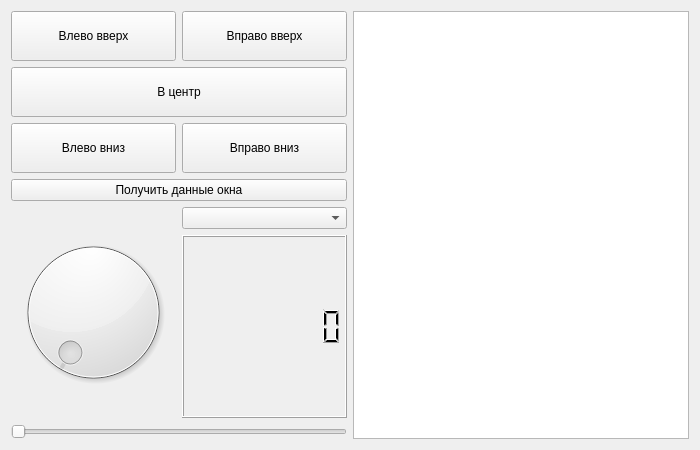
<?xml version="1.0" encoding="UTF-8"?>
<ui version="4.0">
 <class>Form</class>
 <widget class="QWidget" name="Form">
  <property name="geometry">
   <rect>
    <x>0</x>
    <y>0</y>
    <width>700</width>
    <height>450</height>
   </rect>
  </property>
  <property name="minimumSize">
   <size>
    <width>700</width>
    <height>450</height>
   </size>
  </property>
  <property name="windowTitle">
   <string>Form</string>
  </property>
  <layout class="QHBoxLayout" name="horizontalLayout_4">
   <item>
    <layout class="QVBoxLayout" name="verticalLayout_3">
     <item>
      <layout class="QVBoxLayout" name="verticalLayout_2">
       <item>
        <layout class="QHBoxLayout" name="horizontalLayout">
         <item>
          <widget class="QPushButton" name="pushButtonLT">
           <property name="minimumSize">
            <size>
             <width>0</width>
             <height>50</height>
            </size>
           </property>
           <property name="text">
            <string>Влево вверх</string>
           </property>
          </widget>
         </item>
         <item>
          <widget class="QPushButton" name="pushButtonRT">
           <property name="minimumSize">
            <size>
             <width>0</width>
             <height>50</height>
            </size>
           </property>
           <property name="text">
            <string>Вправо вверх</string>
           </property>
          </widget>
         </item>
        </layout>
       </item>
       <item>
        <widget class="QPushButton" name="pushButtonCenter">
         <property name="minimumSize">
          <size>
           <width>0</width>
           <height>50</height>
          </size>
         </property>
         <property name="text">
          <string>В центр</string>
         </property>
        </widget>
       </item>
       <item>
        <layout class="QHBoxLayout" name="horizontalLayout_2">
         <item>
          <widget class="QPushButton" name="pushButtonLB">
           <property name="minimumSize">
            <size>
             <width>0</width>
             <height>50</height>
            </size>
           </property>
           <property name="text">
            <string>Влево вниз</string>
           </property>
          </widget>
         </item>
         <item>
          <widget class="QPushButton" name="pushButtonRB">
           <property name="minimumSize">
            <size>
             <width>0</width>
             <height>50</height>
            </size>
           </property>
           <property name="text">
            <string>Вправо вниз</string>
           </property>
          </widget>
         </item>
        </layout>
       </item>
       <item>
        <widget class="QPushButton" name="pushButtonGetData">
         <property name="text">
          <string>Получить данные окна</string>
         </property>
        </widget>
       </item>
      </layout>
     </item>
     <item>
      <layout class="QHBoxLayout" name="horizontalLayout_3">
       <item>
        <widget class="QDial" name="dial"/>
       </item>
       <item>
        <layout class="QVBoxLayout" name="verticalLayout">
         <item>
          <widget class="QComboBox" name="comboBox"/>
         </item>
         <item>
          <widget class="QLCDNumber" name="lcdNumber">
           <property name="digitCount">
            <number>8</number>
           </property>
           <property name="mode">
            <enum>QLCDNumber::Hex</enum>
           </property>
          </widget>
         </item>
        </layout>
       </item>
      </layout>
     </item>
     <item>
      <widget class="QSlider" name="horizontalSlider">
       <property name="orientation">
        <enum>Qt::Horizontal</enum>
       </property>
      </widget>
     </item>
    </layout>
   </item>
   <item>
    <widget class="QPlainTextEdit" name="plainTextEdit"/>
   </item>
  </layout>
 </widget>
 <resources/>
 <connections/>
</ui>
